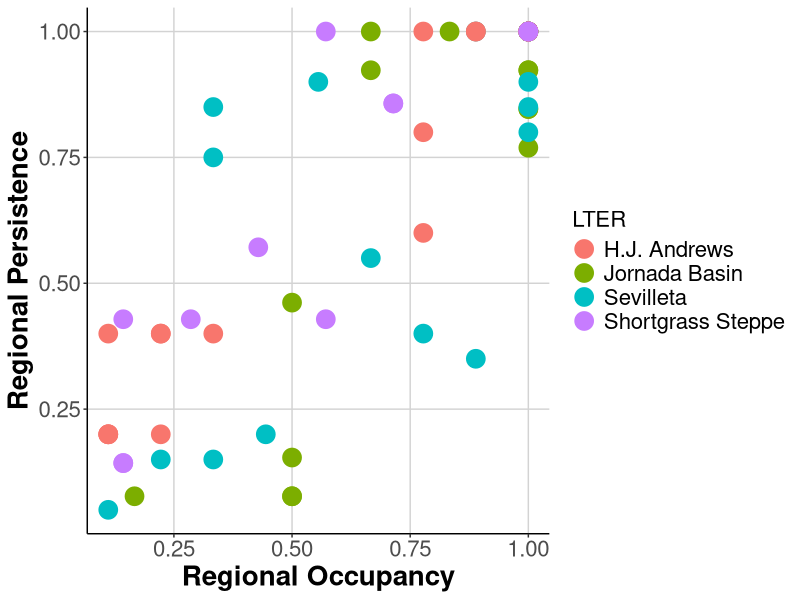
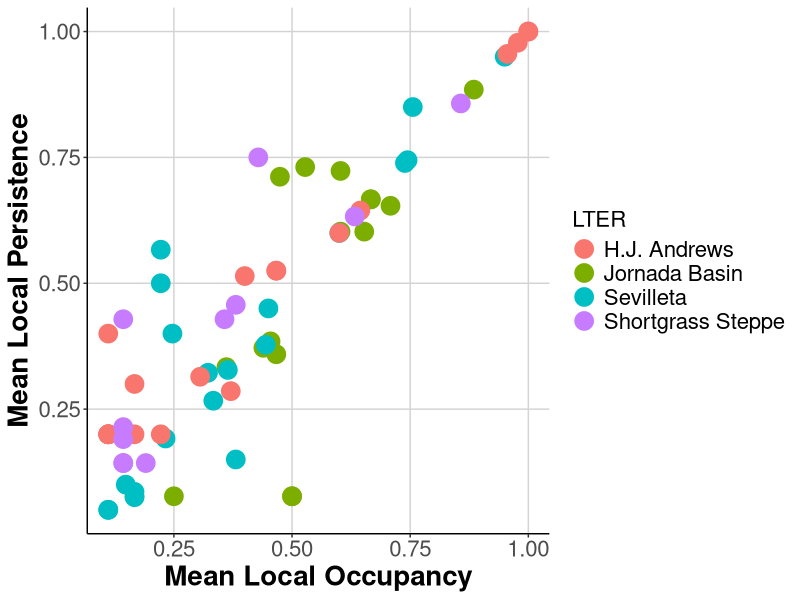
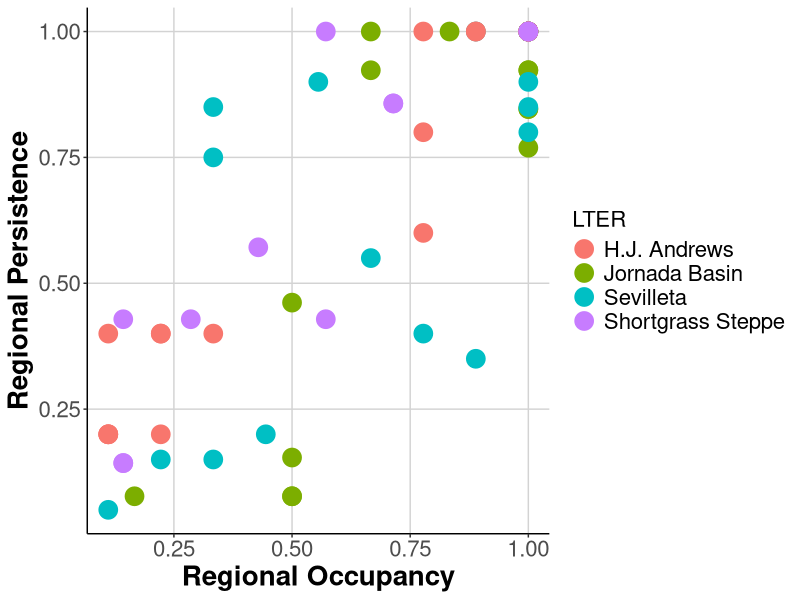
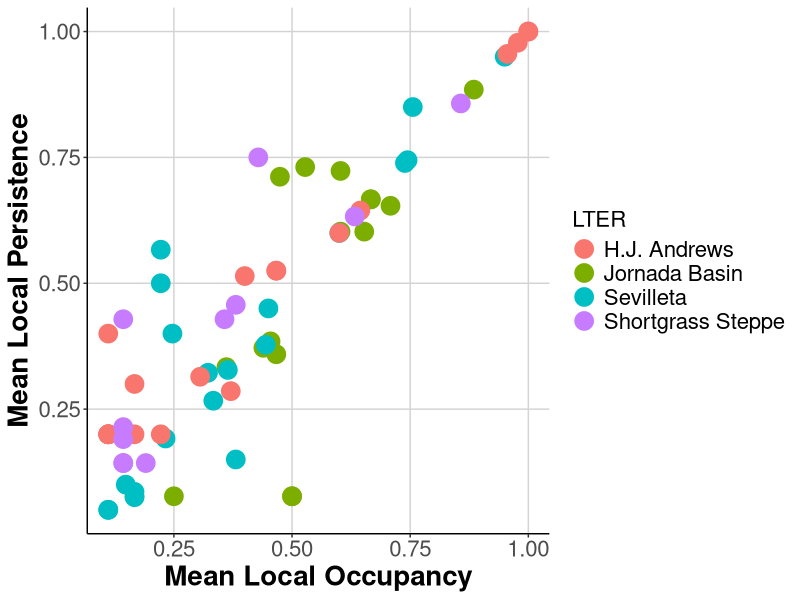

The R source for these figures, in order:
### Cleaned data
# EKB
# March 7, 2016

###################
# LIBRARIES

library(tidyr)
library(dplyr)
library(ggplot2)

###################
# LOAD FILES

jornada <- read.csv("data/Rodents/jornada_rodents.csv", header = TRUE, na.strings = ".")
sevilleta <- read.csv("data/Rodents/sevilleta_sm_mrc.txt", header = TRUE)
hj_andrews <- read.csv("data/Rodents/hj_andrews.csv", header = TRUE)
shortgrass_steppe <- read.table("data/Rodents/SGS_LTER_smammals.txt", header = TRUE, sep = "\t", na.strings = ".")

####################
# PREP FILES

jor_data <- select(jornada, year, season, habitat, web, spp, recap) %>% 
            filter(recap != "Y", spp != "DIPO1", spp != "PERO1", spp != "NA")

hja_data <- select(hj_andrews, YEAR, REPBLK, SUBPLOT, SPECIES) %>% 
            filter(SPECIES != 'UNKN') 

sev_data <- select(sevilleta, year, season, location, web, species, recap) %>% 
            filter(recap != "y", species != "pgsp", species != "dipo", 
                   species != "nesp", species != "onsp", species != "pesp", 
                   species != "resp", species != "na", species != "pmsp", species != "spsp", 
                   year < 2009, location != "two22", location != "blugrama", 
                   location != "savanna", location != "goatdraw", location != "rsgrass")

sgs_data <- select(shortgrass_steppe, YEAR, VEG, WEB, SPP) %>% 
            filter(SPP != 'NA')

# rename columns for consistency

names(jor_data) <- c("year", "season", "plot", "subplot", "species", "recap")
names(hja_data) <- c("year", "plot", "subplot", "species")
names(sev_data) <- c("year", "season", "plot", "subplot", "species", "recap")
names(sgs_data) <- c("year", "plot", "subplot", "species")

#####################
# FUNCTIONS

# DATA functions

select_data <- function(data){
  # function for selecting only relevant columns
  dat <- select(data, year, plot, subplot, species)
  return(dat)
}

group_data <- function(data){
  # group and arrange a dataset by species, year, plot, and subplot
  dat <- data %>% 
         group_by(species, year, plot, subplot) %>% 
         arrange(species, year, plot, subplot)
  return(dat)
}

add_siteID <- function(data){
  # make a column with a unique location code
  dat <- data %>% mutate(siteID = paste(plot, subplot, sep = "_"))
  return(dat)
}

find_reg_persist <- function(data){
  # create column for relative regional persistence (years overall)
  dat <- select(data, species, year) %>% 
         group_by(species, year) %>% 
         summarise(year_count = n())
  dat1 <- select(dat, species) %>% 
          group_by(species) %>% 
          summarise(years = n())
  total_years <- length(unique(data$year))
  dat1 <- mutate(dat1, rel_reg_persist = years/total_years)
  return(dat1)
}

find_reg_occup <- function(data){
  # create column for relative regional occupancy (sites overall)
  dat <- select(data, species, siteID) %>% 
         group_by(species, siteID) %>% 
         summarise(site_count = n())
  dat1 <- select(dat, species) %>% 
          group_by(species) %>% 
          summarise(sites = n())
  total_sites <- length(unique(data$siteID))
  dat1 <- mutate(dat1, rel_reg_occup = sites/total_sites)
  return(dat1)
}

join_regionals <- function(data){
  # combine the relative regional persistance and regional occupancy into one data frame
  dat <- left_join(x = find_reg_persist(data), y = find_reg_occup(data), by = "species")
  return(dat)
}

rel_local_occup <- function(data){
  # create a column for average relative local occupancy (site by year)
  dat <- select(data, year, species, siteID) %>% 
         group_by(year, species) %>% 
         summarise(site_by_year = n_distinct(siteID))
  total_sites <- length(unique(data$siteID))
  dat <- mutate(dat, rel_sites_by_year = site_by_year/total_sites)
  dat1 <- dat %>% group_by(species) %>% 
          summarise(mean_local_occup = mean(rel_sites_by_year))
}


rel_local_persist <- function(data){
  # create a column for average relative local persistance (year by site)
  dat <- select(data, year, species, siteID) %>% 
         group_by(siteID, species) %>% 
         summarise(years_by_site = n_distinct(year))
  total_years <- length(unique(data$year))
  dat <- mutate(dat, rel_years_by_site = years_by_site/total_years)
  dat1 <- dat %>% group_by(species) %>% 
          summarize(mean_local_persist = mean(rel_years_by_site))
  return(dat1)
}

join_locals <- function(data){
  # combine average relative local persistance and occupancy into one data frame
  dat <- left_join(x = rel_local_persist(data), y = rel_local_occup(data), by = "species")
  return(dat)
}

combine_all <- function(data){
  # combine regional and local persistance and occupancy into one data frame
  dat <- left_join(x = join_regionals(data), y = join_locals(data), by = "species")
  return(dat)
}

all_together <- function(data){
  # run all functions together to get the full output
  dat <- select_data(data) # can use pipes here
  dat <- group_data(dat)
  dat <- add_siteID(dat)
  dat <- combine_all(dat)
  return(dat)
}

# GRAPHING functions

graph_local <- function(data){
  # graph of mean local persistance as a function of mean local occupancy
  plot <- ggplot(data, aes(x = mean_local_occup, y = mean_local_persist)) +
    geom_point(aes(color = LTER), size = 6) +
    xlab("Mean Local Occupancy") + 
    ylab("Mean Local Persistence") +
    theme(panel.background = element_blank(), 
          axis.line = element_line(colour = "black"), 
          panel.grid.major = element_line(colour = "light gray"),
          axis.title = element_text(size = 20, face = "bold"),
          axis.text = element_text(size = 16),
          legend.title = element_text(size = 16),
          legend.text = element_text(size = 16))
  return(plot)
}

graph_regional <- function(data){
  # graph of mean local persistance as a function of mean local occupancy
  plot <- ggplot(data, aes(x = rel_reg_occup, y = rel_reg_persist)) +
    geom_point(aes(color = LTER), size = 6) +
    xlab("Regional Occupancy") + 
    ylab("Regional Persistence") +
    theme(panel.background = element_blank(), 
          axis.line = element_line(colour = "black"), 
          panel.grid.major = element_line(colour = "light gray"),
          axis.title = element_text(size = 20, face = "bold"),
          axis.text = element_text(size = 16),
          legend.title = element_text(size = 16),
          legend.text = element_text(size = 16)) 
  return(plot)
}

#####################
# APPLY FUNCTIONS TO DATASETS

# all functions for all datasets

jor_data <- all_together(jor_data) # I can't figure out how to loop through these
sev_data <- all_together(sev_data)
hja_data <- all_together(hja_data)
sgs_data <- all_together(sgs_data)

# add a dataset column
jor_data$LTER <- "Jornada Basin"    # is there a way to do this with a loop?
hja_data$LTER <- "H.J. Andrews"
sev_data$LTER <- "Sevilleta"
sgs_data$LTER <- "Shortgrass Steppe"

# combine all datasets into one
all_data <- bind_rows(jor_data, sev_data, hja_data, sgs_data)

# graph all data
graph_regional(all_data)
ggsave(file = "all_regional.png", width = 13, height = 10.5)
graph_local(all_data)
ggsave(file = "all_local.png", width = 13, height = 10.5)

###################################################################
# WORKING AREA


#all_output <- all_data %>%
#  group_by(dataset) %>%
#  do(all_together)

#datasets = list(jor_data, sev_data, hja_data, sgs_data)
#output = lapply(datasets, all_together)

#output = data.frame()
#for (dataset in datasets){
  #dataset_output <- all_together(dataset)
  #output = rbind(output, dataset_output)
#}

#hja <- select_data(hja_data) %>% add_siteID()
